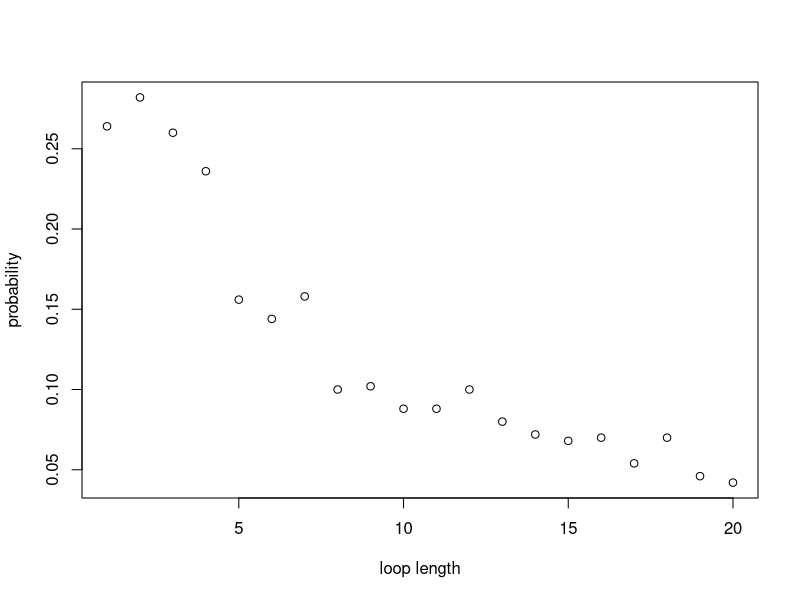

Source code (R):
#### Team Members

#### address of github repo


#### Contributions

#### Overview / summary

# Consider a case of 2n prisoners, each with a unique prisoner number ranging from 1 to 2n. 
# There is a room with 2n boxes, each with a unique number between 1 and 2n painted on its lid. 
# In each box, there is one card with a unique number between 1 and 2n. 
# The prisoners have n chances to open boxes to find their number. 
# Communication is allowable among those prisoners and the room will be returned 
# to its original state after each prisoner’s go. 

# Firstly, we will show 3 strategies for the prisoners, create a Pone function to estimate 
# the probability of a single prisoner successfully finding their number, use a Pall function to 
# calculate the probability of all the prisoners finding their numbers. 
# Based on the results of the individual and joint success probabilities using different strategies, 
# we will give some comments about which strategy has the highest success probabilities for 
# both individuals and all. 

# The following code uses stochastic simulation to explore the prisoner problem. 

## There are 2n cards each printed with a unique number from 1 to 2n.
## The 2n cards are randomly placed one in each of 2n boxes
## Use sample function to give a random order of card numbers
#cards_num <- sample(1:(2*n), 2*n, replace=FALSE)


## Prisoner k uses Strategy 1 to find their number
## Each prisoner with their number 'p' starts at the p-th box whose number on the card is k
## If k is not equal to p, then the prisoner goes to box number k and open it
## The process will be repeated until they have either found the card with number p or opened n boxes without finding it

##problem: whether necessarily needs to put n /cards_num as inputs?

Strategy1 <- function(n,k,cards_num) {
  #create an empty vector to store card numbers that have been read
  cards_picked <- rep(0, n) # the prisoner can read at most n cards
  cards_picked[1] <- cards_num[k] # start at the box with his number on it
  #for each of the remaining steps, firstly check whether he has found its number
  #if so, he will stop; if not, he will continue to read cards
  for (b in 2:n) {
    if (cards_picked[b-1] == k) {#if the prisoner k has found his number
      return(TRUE)
      break
    } else {#otherwise prisoner will open the box with number k
      cards_picked[b] <- cards_num[cards_picked[b-1]]
    }
  }
  #check whether he finds his number in the final step
  if (cards_picked[n] != k) { #if the final number is not his number
    return(FALSE)
  } else {#if the final number is equal to his number
    return(TRUE)
  }
}

## Strategy 2

Strategy2 <- function(n,k,cards_num) {
  #create an empty vector to store card numbers that have been read
  cards_picked <- rep(0, n) # the prisoner can read at most n cards
  cards_picked[1] <- sample(cards_num,1)# start at a randomly selected box 
  #for each of the remaining steps, firstly check whether he has found its number
  #if so, he will stop; if not, he will continue to read cards
  for (b in 2:n) {
    if (cards_picked[b-1] == k) {#if the prisoner k has found his number
      return(TRUE)
      break
    } else {#otherwise prisoner will open the box with number k
      cards_picked[b] <- cards_num[cards_picked[b-1]]
    }
  }
  #check whether he finds his number in the final step
  if (cards_picked[n] != k) { #if the final number is not his number
    return(FALSE)
  } else {#if the final number is equal to his number
    return(TRUE)
  }
}


## Strategy 3, selecting n boxes randomly to open. We use sample to get these numbers.

Strategy3 <- function(n,k,cards_num){ # Begin function, using n,k,cards_num parameters to work with Pone and Pall
  cards_picked <- sample(cards_num,n) # Randomly select n boxes from cards_num to open
  if (k %in% cards_num[cards_picked]){ # Check if prisoner number is in any of the boxes selected
    return(TRUE) 
    #cat("The prisoner found their card in box ", match(x,boxes[select_box])) # Uncomment this if running Strategy3 standalone for a success message
  } else { # If prisoner number not in any of the n boxes
    return(FALSE)
    #print("The prisoner did not find their card.") # Uncomment this for a failure message.
  }
} # End function

## Write a function 'Pone' to estimate the probability of a prisoner successfully finding their number

Pone <- function(n,k,strategy,nreps) {
  # create an empty vector to store whether the prisoner k has found his number in each simulation
  success <- rep(0, nreps)
  for (i in 1:nreps) {
    #simulate the order of card numbers
    cards_num <- sample(1:(2*n), 2*n, replace=FALSE)
    success[i] <- strategy(n,k,cards_num)
  }
  #return(success)
  #use 'sum' to count the number of successes or TRUE values
  #show the success probability
  return(sum(success)/nreps)
}

Pone(10,1,Strategy1,1000)


## Create a function Pall - version with 'nreps'

Pall <- function(n,strategy,nreps) {
  #create a vector to record the result of each simulation with default values of 1s
  num_success <- rep(1,nreps)
  for (i in 1:nreps) {#for each simulation
    #generate a random order of card numbers
    cards_num <- sample(1:(2*n), 2*n, replace=FALSE)
    #use the strategies to calculate whether each prisoner can find their correct number within n times
    for (k in 1:(2*n)) {
      num_success[i] <- num_success[i] * strategy(n,k,cards_num)
    }
  }
  return(sum(num_success)/nreps)
}

###pone takes args: n,k,strategy,nreps
###individual probs
Pone(5,5,Strategy1,10000)
Pone(50,50,Strategy1,10000)
#one prisoner & strategy 1: prob success ~ 50%

Pone(5,5,Strategy2,10000)
Pone(500,500,Strategy2,10000)
#one prisoner & strategy 2: prob success ~40% (n=5) ~37% (n>50)

Pone(5,5,Strategy3,10000)
Pone(50,50,Strategy3,10000)
#one prisoner & strategy 3: prob success ~50% 


#pall takes args: n,strategy,nreps
#joint probs 
Pall(5,Strategy1,10000)
Pall(50,Strategy1,10000)
#10 prisoners & strategy 1: prob success ~35%
#100 prisoners & strategy 1: prob success ~30%

Pall(5,Strategy2,10000)
Pall(50,Strategy2,10000)
#10 prisoners & strategy 2: prob success ~0.01%
#100 prisoners & strategy 2: prob success ~0% (smaller than precision)

Pall(5,Strategy3,10000)
Pall(50,Strategy3,10000)
#10 prisoners & strategy 3: prob success ~1%
#100 prisoners & strategy 3: prob success ~0% (smaller than precision)


#
#
# Add some commentary about the funky results ;)
#
#



#calculate the probability of loop lengths 
dloop <- function(n, nreps) {
  all_loop_lengths <- c() #list to store the loop lengths generated by all simulations
  
  for (i in 1:nreps){ 
    #simulate the boxes nreps times 
    boxes <- sample(1 : (2*n), 2*n , replace=FALSE) 
    unopened_boxes <- 1:(2*n)
    new_loop_lengths <- c() #store the unique loop lengths in each simulation 
    
    while (length(unopened_boxes) > 2 ){ #while more than 2 boxes are still closed, indexing breaks down for smaller loops
      #pick the smallest number unopened box and store the value of the card inside 
      cards_picked <- boxes[unopened_boxes[1]]
      #pick your next box according to your last card and scan each closed loop
      for (b in 2:length(unopened_boxes)){ #max loop length is the number of closed boxes
        cards_picked <- c(cards_picked, boxes[cards_picked[b-1]])
      }#end for 
      #add your loop length to your list
      new_loop_lengths <- c(new_loop_lengths, length(unique(cards_picked))) 
      #remove the boxes opened 
      unopened_boxes <- setdiff(unopened_boxes,unique(cards_picked))
    } #end while 
    all_loop_lengths <- c(all_loop_lengths, unique(new_loop_lengths))
    
  } #end for 
  #hist(loop_lengths)
  prob_vec_y <- tabulate(all_loop_lengths)/nreps
  x_axis <- 1:length(prob_vec_y)
  plot(x_axis, prob_vec_y, xlab = "loop length", ylab = "probability")
  return(prob_vec_y)
}#end function


dloop(10, 500)
